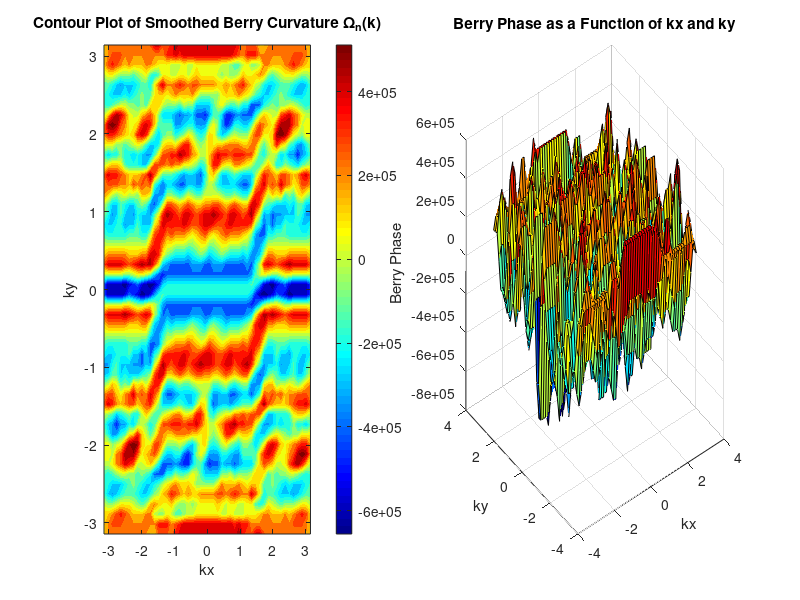
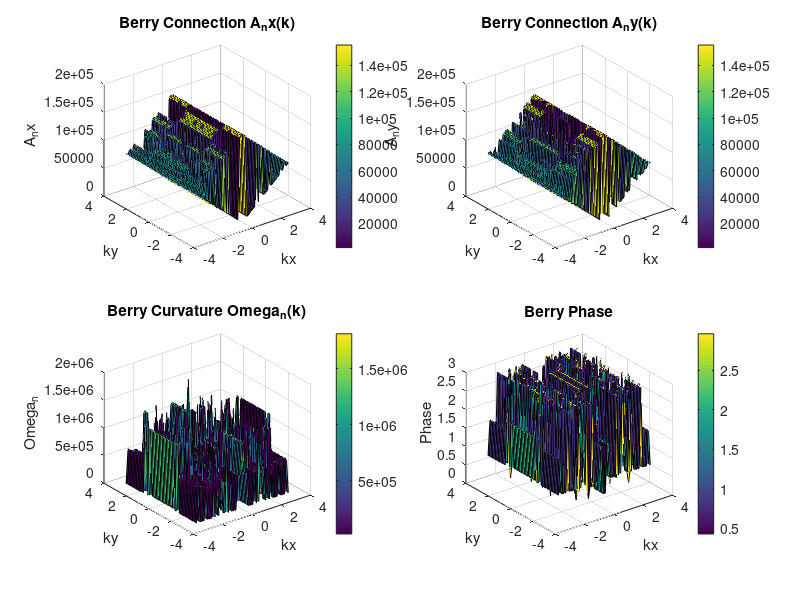

Source code (MATLAB) for these figures, in order:
function main()
    % Define kx and ky ranges for calculation
    kx_vals = linspace(-pi, pi, 50); % Reduce grid density
    ky_vals = linspace(-pi, pi, 50);

    % Define parameters v, w, and t
    v = 1.0;
    w = 1.0;
    t = 1.0;

    % Compute Berry connection components
    [A_nx, A_ny] = berryConnection(kx_vals, ky_vals, v, w, t);

    % Compute Berry curvature Omega_n(k) using the curl of A_n(k)
    Omega_n = curl(A_nx, A_ny, kx_vals, ky_vals);

    % Smooth the Omega_n data using a simple averaging filter
    filter_size = 3;
    averaging_filter = ones(filter_size) / filter_size^2;
    Omega_n_smoothed = conv2(Omega_n, averaging_filter, 'same');

    % Calculate Berry phase for each grid point
    berry_phase = sum(sum(Omega_n_smoothed)) * (kx_vals(2) - kx_vals(1)) * (ky_vals(2) - ky_vals(1));

    % Display Berry phase value
    disp(['Berry Phase: ', num2str(berry_phase)]);

    % Plot contour plot of smoothed Berry curvature
    figure;
    subplot(1, 2, 1);
    contourf(kx_vals, ky_vals, Omega_n_smoothed, 20, 'LineColor', 'none');
    colormap('jet');
    colorbar;
    xlabel('kx');
    ylabel('ky');
    title('Contour Plot of Smoothed Berry Curvature \Omega_n(k)');

    % Plot Berry phase as a function of kx and ky
    [KX, KY] = meshgrid(kx_vals, ky_vals);
    subplot(1, 2, 2);
    surf(KX, KY, Omega_n_smoothed);
    xlabel('kx');
    ylabel('ky');
    zlabel('Berry Phase');
    title('Berry Phase as a Function of kx and ky');





    % Plot Berry connection components and Berry curvature
    figure;

    subplot(2, 2, 1);
    surf(kx_vals, ky_vals, abs(A_nx'));
    colorbar;
    xlabel('kx');
    ylabel('ky');
    zlabel('A_nx');
    title('Berry Connection A_nx(k)');

    subplot(2, 2, 2);
    surf(kx_vals, ky_vals, abs(A_ny'));
    colorbar;
    xlabel('kx');
    ylabel('ky');
    zlabel('A_ny');
    title('Berry Connection A_ny(k)');

    subplot(2, 2, 3);
    surf(kx_vals, ky_vals, abs(Omega_n'));
    colorbar;
    xlabel('kx');
    ylabel('ky');
    zlabel('Omega_n');
    title('Berry Curvature Omega_n(k)');

    subplot(2, 2, 4);
    surf(kx_vals, ky_vals, abs(angle(exp(1i * Omega_n)))');
    colorbar;
    xlabel('kx');
    ylabel('ky');
    zlabel('Phase');
    title('Berry Phase');
end

function [A_nx, A_ny] = berryConnection(kx_vals, ky_vals, v, w, t)
    A_nx = zeros(length(kx_vals), length(ky_vals));
    A_ny = zeros(length(kx_vals), length(ky_vals));

    for i = 1:length(kx_vals)
        for j = 1:length(ky_vals)
            % Compute eigenstates
            eigenstates = computeEigenstates(kx_vals(i), ky_vals(j), v, w, t);

            % Normalize eigenstates
            normalization_constant = sqrt(sum(abs(eigenstates).^2));
            psi = eigenstates / normalization_constant;

            % Compute gradient of phase using numerical differentiation
            grad = numericalGradient(@(kx, ky) angle(computeEigenstates(kx, ky, v, w, t)), kx_vals(i), ky_vals(j));
            A_nx(i, j) = grad(1);
            A_ny(i, j) = grad(2);
        end
    end
end

function eigenstates = computeEigenstates(kx, ky, v, w, t)
    H_matrix = [2 * t * cos(ky), v + w * exp(-1i * kx);
                v + w * exp(1i * kx), 2 * t * cos(ky)];
    [eigenvecs, ~] = eig(H_matrix);
    eigenstates = eigenvecs; % Get all eigenstates
end

function grad = numericalGradient(func, x, y)
    h = 1e-5;
    grad_x = (func(x + 1i * h, y) - func(x - 1i * h, y)) / (2 * h);
    grad_y = (func(x, y + 1i * h) - func(x, y - 1i * h)) / (2 * h);
    grad = [real(grad_x), real(grad_y)];
end

function Omega_n = curl(A_nx, A_ny, kx_vals, ky_vals)
    [dkx, dky] = gradient(A_ny, kx_vals, ky_vals);
    [dky, dkx] = gradient(A_nx, ky_vals, kx_vals);
    Omega_n = dkx - dky;
end
